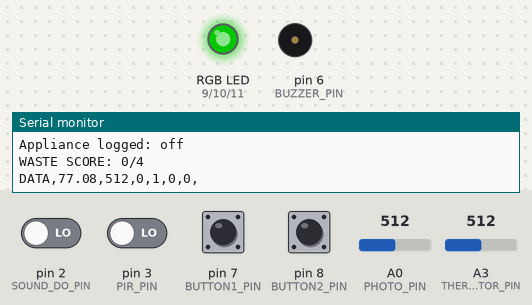
A sketch run on a simulated Arduino Uno, built with avr-gcc and run on an emulated ATmega328P. Shown: an RGB LED mixed from three pins (HIGH = lit), buzzer (waves = sounding), the last lines printed to the serial monitor. Inputs (shaded band) come from the test bench; at power-on: pin 2 (SOUND_DO_PIN), pin 3 (PIR_PIN), pin 7 (BUTTON1_PIN), pin 8 (BUTTON2_PIN) LOW, A3 (THERMISTOR_PIN) = 512, A0 (PHOTO_PIN) = 512. Dim RGB values are drawn brighter than linear.

Above: at 5.1 s.
5.2 s: A3 (THERMISTOR_PIN) set to 530
At 7.1 s:
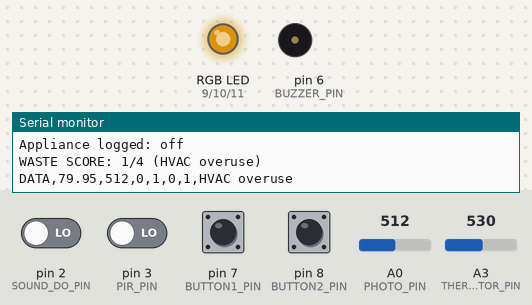
7.4 s: pin 7 (BUTTON1_PIN) pulled HIGH for 0.15 s
At 8.3 s:
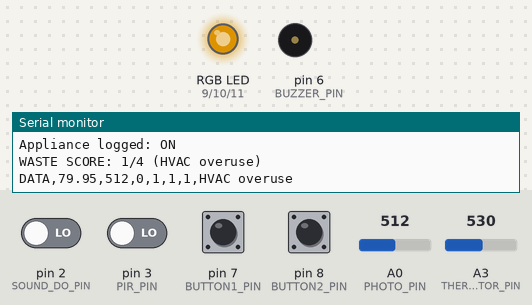
9.0 s: A0 (PHOTO_PIN) set to 0
14.9 s: pin 2 (SOUND_DO_PIN) driven HIGH
19.4 s: pin 8 (BUTTON2_PIN) pulled HIGH for 0.15 s
At 20.6 s:
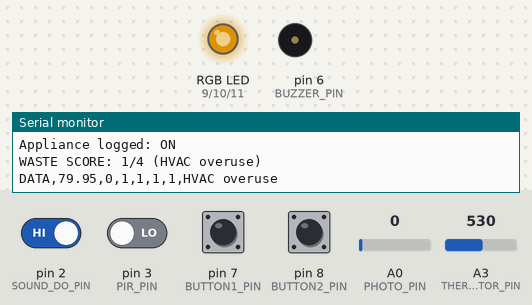
21.0 s: pin 7 (BUTTON1_PIN) pulled HIGH for 1 s
At 32.9 s:
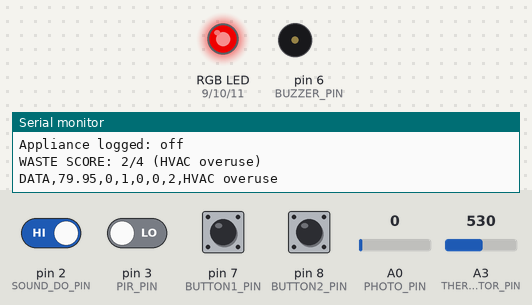
Timing chart, 0 to 33.4 s (numbered marks = the images above; inputs shaded):
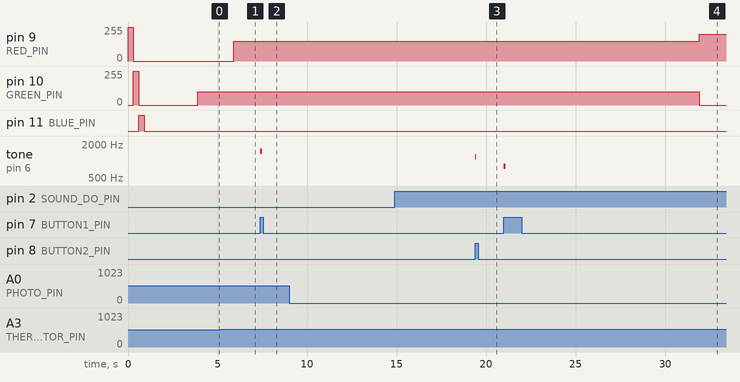

The sketch:

sketch.ino
```cpp
#include <Arduino.h>

// Pin assignments
#define THERMISTOR_PIN A3
#define SOUND_DO_PIN 2
#define PIR_PIN 3
#define BUTTON1_PIN 7
#define BUTTON2_PIN 8
#define BUZZER_PIN 6
#define PHOTO_PIN A0
#define RED_PIN 9
#define GREEN_PIN 10
#define BLUE_PIN 11

// Thermistor calibration (standard 10K NTC, Beta=3950)
#define THERM_NOMINAL 10000.0     // resistance at 25°C
#define TEMP_NOMINAL 25.0         // °C
#define BETA 3950.0               // Beta coefficient
#define SERIES_RESISTOR 10000.0   // the 10kΩ in the voltage divider

// State
unsigned long lastRead = 0;
const unsigned long READ_INTERVAL = 2000;
unsigned long lastMotionMs = 0;
const unsigned long MOTION_MEMORY_MS = 30000;

bool applianceLogged = false;
bool lastB1 = false;
bool lastB2 = false;
int displayMode = 0;

void setColor(int r, int g, int b) {
  analogWrite(RED_PIN, r);
  analogWrite(GREEN_PIN, g);
  analogWrite(BLUE_PIN, b);
}

void beep(int freq, int dur) {
  tone(BUZZER_PIN, freq, dur);
}

float readTemperatureF() {
  int raw = analogRead(THERMISTOR_PIN);
  if (raw == 0 || raw >= 1023) return NAN;

  // Convert ADC reading to resistance
  float resistance = SERIES_RESISTOR * (1023.0 / raw - 1.0);

  // Steinhart-Hart (simplified Beta equation)
  float steinhart = resistance / THERM_NOMINAL;
  steinhart = log(steinhart);
  steinhart /= BETA;
  steinhart += 1.0 / (TEMP_NOMINAL + 273.15);
  steinhart = 1.0 / steinhart;
  float tempC = steinhart - 273.15;

  return tempC * 9.0 / 5.0 + 32.0;
}

void setup() {
  pinMode(RED_PIN, OUTPUT);
  pinMode(GREEN_PIN, OUTPUT);
  pinMode(BLUE_PIN, OUTPUT);
  pinMode(SOUND_DO_PIN, INPUT);
  pinMode(PIR_PIN, INPUT);
  pinMode(BUTTON1_PIN, INPUT);
  pinMode(BUTTON2_PIN, INPUT);
  pinMode(BUZZER_PIN, OUTPUT);

  setColor(255, 0, 0); delay(300);
  setColor(0, 255, 0); delay(300);
  setColor(0, 0, 255); delay(300);
  setColor(0, 0, 0);

  Serial.begin(9600);
  delay(3000);
  Serial.println("=== Home Energy Awareness Dashboard ===");
  Serial.println("READY");
}

void loop() {
  unsigned long now = millis();

  bool b1 = digitalRead(BUTTON1_PIN);
  if (b1 && !lastB1) {
    applianceLogged = !applianceLogged;
    beep(applianceLogged ? 1500 : 800, 100);
    Serial.print("Appliance logged: ");
    Serial.println(applianceLogged ? "ON" : "OFF");
  }
  lastB1 = b1;

  bool b2 = digitalRead(BUTTON2_PIN);
  if (b2 && !lastB2) {
    displayMode = (displayMode + 1) % 3;
    beep(1200, 60);
    Serial.print("Mode: ");
    Serial.println(displayMode);
  }
  lastB2 = b2;

  if (digitalRead(PIR_PIN) == HIGH) {
    lastMotionMs = now;
  }

  if (now - lastRead >= READ_INTERVAL) {
    lastRead = now;

    float tempF = readTemperatureF();
    int lightRaw = analogRead(PHOTO_PIN);
    int soundTrig = digitalRead(SOUND_DO_PIN);
    bool motionRecent = (now - lastMotionMs) < MOTION_MEMORY_MS;
    bool tempValid = !isnan(tempF);

    // WASTE LOGIC
    int wasteScore = 0;
    String reason = "";

    if (tempValid && (tempF < 65 || tempF > 78)) {
      wasteScore++;
      if (reason == "") reason = "HVAC overuse";
    }
    if (lightRaw > 600 && !motionRecent) {
      wasteScore++;
      if (reason == "") reason = "Lights+empty";
    }
    if (soundTrig && !motionRecent) {
      wasteScore++;
      if (reason == "") reason = "Sound+empty";
    }
    if (applianceLogged && !motionRecent) {
      wasteScore++;
      if (reason == "") reason = "Appliance+empty";
    }

    // LED STATUS
    if (wasteScore == 0) setColor(0, 100, 0);
    else if (wasteScore == 1) setColor(150, 100, 0);
    else setColor(200, 0, 0);

    // READABLE OUTPUT
    Serial.println("--- Reading ---");
    if (tempValid) {
      Serial.print("Temp: ");
      Serial.print(tempF);
      Serial.println(" F");
    } else {
      Serial.println("Temp: ERROR (check thermistor)");
    }
    Serial.print("Light: ");
    Serial.println(lightRaw);
    Serial.print("Sound: ");
    Serial.println(soundTrig ? "DETECTED" : "quiet");
    Serial.print("Motion (last 30s): ");
    Serial.println(motionRecent ? "YES" : "no");
    Serial.print("Appliance logged: ");
    Serial.println(applianceLogged ? "ON" : "off");
    Serial.print("WASTE SCORE: ");
    Serial.print(wasteScore);
    Serial.print("/4");
    if (reason != "") {
      Serial.print(" (");
      Serial.print(reason);
      Serial.print(")");
    }
    Serial.println();
    Serial.println();

    // CSV FOR PYTHON
    Serial.print("DATA,");
    Serial.print(tempValid ? tempF : -999);
    Serial.print(",");
    Serial.print(lightRaw);
    Serial.print(",");
    Serial.print(soundTrig);
    Serial.print(",");
    Serial.print(motionRecent ? 1 : 0);
    Serial.print(",");
    Serial.print(applianceLogged ? 1 : 0);
    Serial.print(",");
    Serial.print(wasteScore);
    Serial.print(",");
    Serial.println(reason);

    if (wasteScore >= 3) {
      beep(2000, 150);
    }
  }
}
```

Measured:
- the behaviour switches between 517 and 518 on A3 (THERMISTOR_PIN) (found by bisection; images 0 and 1)
- after the input at 5.2 s, pin 9 (RED_PIN): 0/255 → 150/255 after 0.70 s
- after the input at 7.4 s, tone on pin 6 (BUZZER_PIN): silent → 1500 Hz at once, → silent 0.10 s later
- after the input at 19.4 s, tone on pin 6 (BUZZER_PIN): silent → 1200 Hz at once, → silent 0.06 s later
